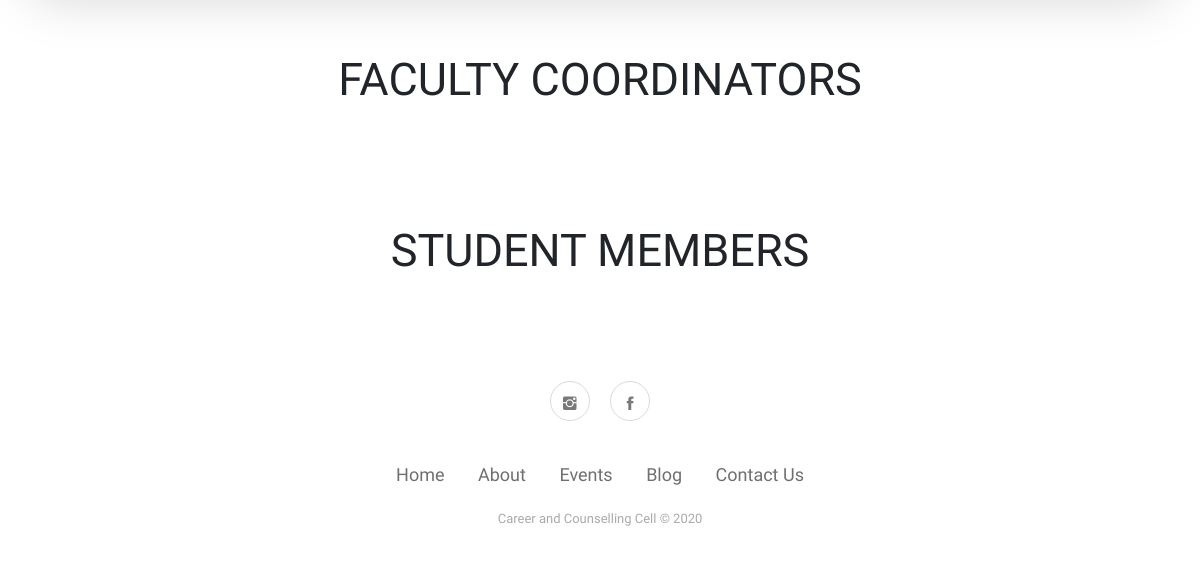
Page /about/ (lower part) on the earlier database version.
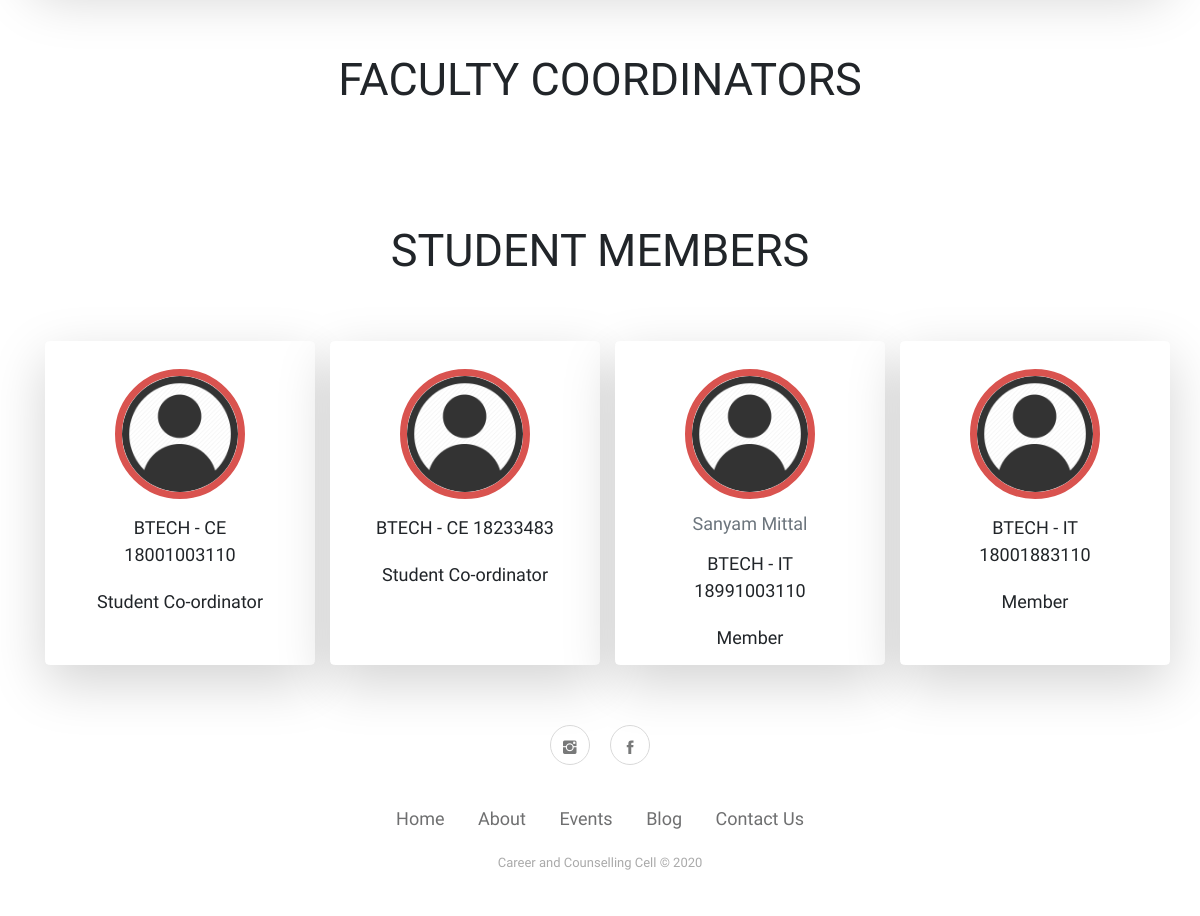
Same page on the later database version.
### core/models.py (models this page shows, shortened)
class Member(models.Model):
    user = models.ForeignKey(User, on_delete=models.CASCADE)
    userprofile = models.ForeignKey(UserProfile, on_delete=models.CASCADE, default=None, blank=True, null=True)
    description = models.CharField(choices=member_description, max_length=100)
    status = models.CharField(choices=member_status, max_length=100, blank=True, null=True)
    class Meta:
        ordering = ['-description']

### accounts/models.py (models this page shows, shortened)
class UserProfile(models.Model):
    user = models.OneToOneField(User, on_delete=models.CASCADE)
    pic = models.ImageField(default='student pics/default_user.png', upload_to='student pics', blank=True, null=True)
    roll_no = models.BigIntegerField(unique=True)
    course = models.CharField(choices=courses, max_length=10)
    branch = models.CharField(choices=branch, max_length=10)
    icard = models.ImageField(upload_to='icard', blank=True, null=True)
    phoneno = models.BigIntegerField(default=None)
    password2 = models.CharField(default=None, max_length=100, blank=True, null=True)

### core/views.py (the view)
# urls.py: path('about/', about, name='about'),
def about(request):
    members = Member.objects.all()
    faculties = FacultyProfile.objects.all()
    context = {
        'members': members,
        'faculties': faculties,
    }
    return render(request, 'core/about.html', context)

### core/templates/core/about.html (shortened to what this page needs)
{% extends 'base.html' %}
{% block content %}
    <br>
    <br>
    <br>
    {% include 'core/teachers.html' %}
    {% include 'core/studentmember1.html' %}
{% endblock %}

### templates/base.html (shortened to what this page needs)
<!DOCTYPE html>
<html>
{% load static %}
<head>
{% load static %}
    <link rel="stylesheet" href="https://cdnjs.cloudflare.com/ajax/libs/animate.css/3.7.2/animate.min.css">
    <link rel="stylesheet" href="https://cdnjs.cloudflare.com/ajax/libs/twitter-bootstrap/4.3.1/css/bootstrap.min.css">
    <link rel="stylesheet" href="https://cdnjs.cloudflare.com/ajax/libs/font-awesome/4.7.0/css/font-awesome.min.css">
    <link rel="stylesheet" href="{% static 'fonts/font-awesome.min.css' %}">
    <link rel="stylesheet" href="{% static 'fonts/ionicons.min.css' %}">
    <link rel="stylesheet" href="{% static 'css/Footer-Basic.css' %}">
    <link rel="stylesheet" href="{% static 'css/Social-Menu-Sticky.css' %}">
    <link rel="stylesheet" href="https://maxcdn.bootstrapcdn.com/bootstrap/4.0.0-beta/css/bootstrap.min.css">
</head>
<body>
{% block content %}
{% endblock %}
{% include 'footer.html' %}
</body>
</html>

### templates/navbar.html (shortened to what this page needs)
{% load static %}

### core/templates/core/teachers.html (shortened to what this page needs)
{% load static %}
{% block static %}
    <link rel="stylesheet" href="{% static 'bootstrap/css/bootstrap.min.css' %}">
{% endblock %}
{% block content %}
<div class="container certibody wow slideInUp">
        <center>
            <h1>
                <br>
                FACULTY COORDINATORS
            </h1>
            <br><br>
        </center>
    </div>
{% endblock %}

### core/templates/core/studentmember1.html (shortened to what this page needs)
{% load static %}
{% block static %}
    <link rel="stylesheet" href="{% static 'bootstrap/css/bootstrap.min.css' %}">
{% endblock %}
{% block content %}
<div class="container certibody  wow slideInUp">
        <center>
            <h1>
                <br>
                STUDENT MEMBERS
            </h1>
            <br><br>
                <div class="row user-list">
                {% for member in members %}
                    <div class="col-md-3 item">
                        <div class="card border-white border rounded shadow-lg" data-bs-hover-animate="pulse" style="width: 15rem; height: 18rem;">
                            <div class="card-body">
                                <div class="card-title" style="margin-top: 5px;"><a href="{% url 'accounts:dashboard' member.user.username %}"><img class="img" src="{{ member.userprofile.pic.url }}" height="130" width="130"></a></div>
                                <a href="{% url 'accounts:dashboard' member.user.username %}"><h6 class="text-muted card-subtitle mb-2 name" style="margin-top: 0px;">{{member.user.first_name}} {{ member.user.last_name }}</h6></a>
                                <p class="card-text title" style="width: 180px;margin-top: 15px;margin-bottom: 20px;">{{ member.userprofile.course }} - {{ member.userprofile.branch }} {{ member.userprofile.roll_no }}</p>
                                {% if member.description %}
                                <p class="description">{{ member.description }}</p>
                                {% endif %}
                            </div>
                        </div>
                    </div>
                {% endfor %}
                </div>
        </center>
    </div>
{% endblock %}

### templates/footer.html
<div class="footer-basic wow fadeInUp">
    <footer>
        <div class="social">
            <a href="#"><i class="icon ion-social-instagram"></i></a>
            <a href="#"><i class="icon ion-social-facebook"></i></a></div>
        <ul class="list-inline">
            <li class="list-inline-item"><a href="{% url 'core:home' %}">Home</a></li>
            <li class="list-inline-item"><a href="{% url 'core:about' %}">About</a></li>
            <li class="list-inline-item"><a href="{% url 'events:events_list' %}">Events</a></li>
            <li class="list-inline-item"><a href="{% url 'blog:blog' %}">Blog</a></li>
            <li class="list-inline-item"><a href="{% url 'core:contact' %}">Contact Us</a></li>
        </ul>
        <p class="copyright">Career and Counselling Cell © 2020</p>
    </footer>
</div>

### static/css/Social-Menu-Sticky.css (style rules this page uses)
* { -webkit-box-sizing: border-box; -moz-box-sizing: border-box; box-sizing: border-box; }

### templates/base.html (style rules this page uses)
* { font-family: 'ZCOOL XiaoWei', serif; font-size: 18px; }

### templates/navbar.html (style rules this page uses)
li { padding-right: 5px; padding-left: 5px; }
li { margin-bottom: 4px; }

### core/templates/core/about.html (style rules this page uses)
li { margin-top: 15px; }

### core/templates/core/teachers.html (style rules this page uses)
.img { border: 0.4rem solid #d9534f; border-radius: 100%; }
.row .item { margin-bottom: 20px; }

### core/templates/core/studentmember1.html (style rules this page uses)
.img { border: 0.4rem solid #d9534f; border-radius: 100%; }
.row .item { margin-bottom: 20px; }

Differences in the rows shown:
added Member: userprofile.pic (placeholder picture), userprofile.course "BTECH", userprofile.branch "CE", userprofile.roll_no "18001003110", description "Student Co-ordinator"
added Member: userprofile.pic (placeholder picture), userprofile.course "BTECH", userprofile.branch "CE", userprofile.roll_no "18233483", description "Student Co-ordinator"
added Member: userprofile.pic (placeholder picture), user.first_name "Sanyam", user.last_name "Mittal", userprofile.course "BTECH", userprofile.branch "IT", userprofile.roll_no "18991003110", description "Member"
added Member: userprofile.pic (placeholder picture), userprofile.course "BTECH", userprofile.branch "IT", userprofile.roll_no "18001883110", description "Member"
